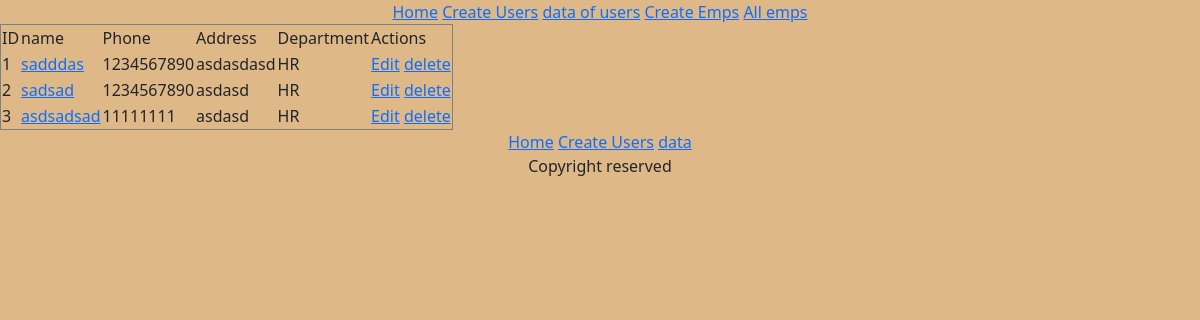
The page /empData on the database its author committed.
### base/models.py (models this page shows)
class emp(models.Model):
    name=models.CharField(max_length=100)
    phone=models.CharField(max_length=100)
    address=models.TextField()
    department=models.ForeignKey(department,on_delete=models.CASCADE)

class department(models.Model):
    name=models.CharField(max_length=100)
    def __str__(self):
        return self.name

### base/views.py (the view)
# urls.py: path('empData',empViews.as_view(),name='empData'),
class empViews(ListView):
    model=emp
    template_name='empData.html'
    context_object_name='data'

### base/templates/empData.html
{% extends "base.html" %}
{% block content %}
<table border="1">
    <tr>
        <td>ID</td>
        <td>name</td>
        <td>Phone</td>
        <td>Address</td>
        <td>Department</td>
        <td>Actions</td>
    </tr>
    {% for emp in data %}
    <tr>
        <td>{{emp.id}}</td>
        <td><a href="{% url "empDetail" pk=emp.pk %}">{{emp.name}} </a></td>
        <td>{{emp.phone}}</td>
        <td>{{emp.address}}</td>
        <td>{{emp.department}}</td>
        <td>
            <a href="{% url "empUpdate" id=emp.id %}">Edit</a>
            <a href="{% url "empDelete" id=emp.id %}">delete</a>
        </td>
    </tr>
    {% endfor %}
</table>
{% endblock content %}

### static/style.css (style rules this page uses)
body { background-color: burlywood; }

### rows shown on the page
emp: id "1", name "sadddas", phone "1234567890", address "asdasdasd", department "HR"
emp: id "2", name "sadsad", phone "1234567890", address "asdasd", department "HR"
emp: id "3", name "asdsadsad", phone "11111111", address "asdasd", department "HR"
